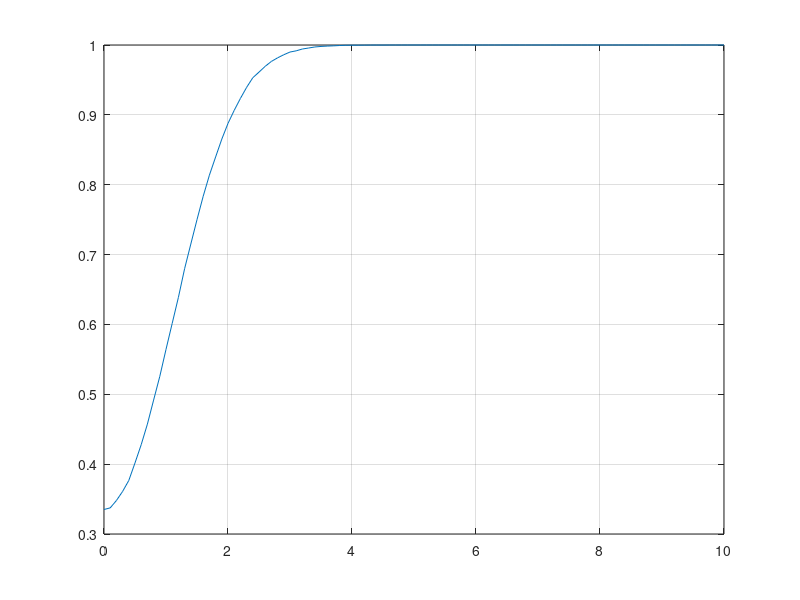
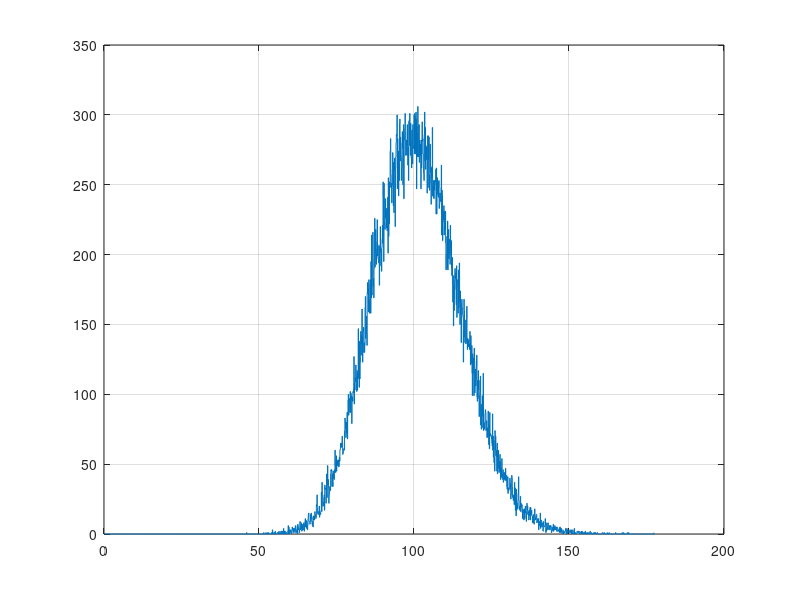
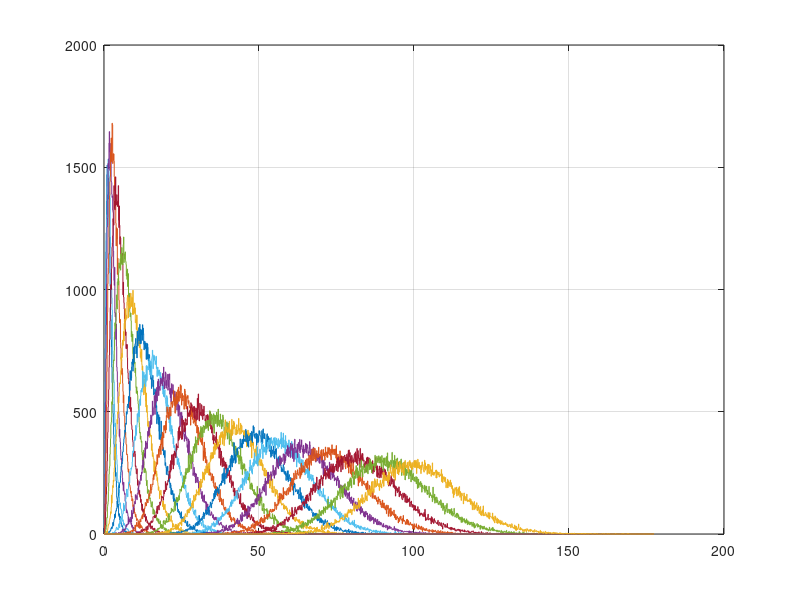
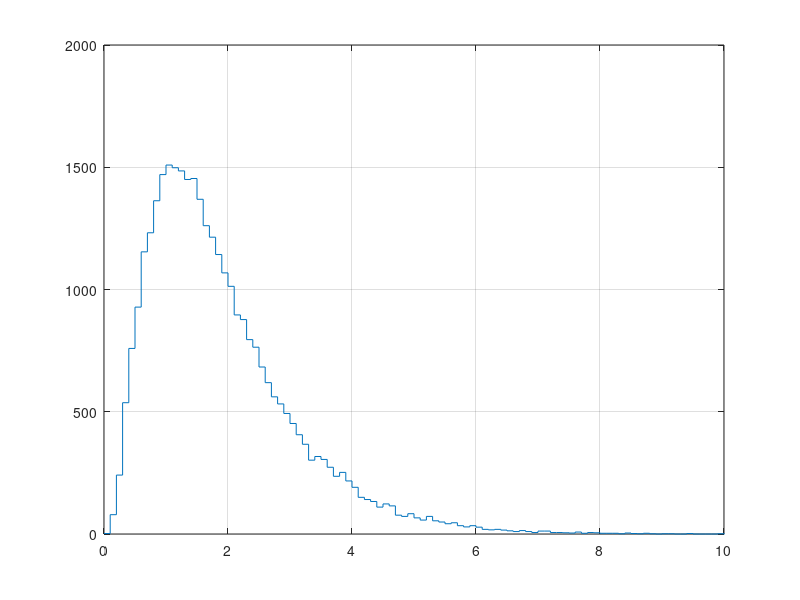

Here is the MATLAB script that generated these plots, in order:
% paola_sim
%
% statistiche peak map

N=100000;

a=0:0.1:10;
na=length(a);
peak=zeros(na,N);

for i = 1:na
    r=randn(6,N);
    nois1=r(1,:).^2+r(2,:).^2;
    nois2=r(3,:).^2+r(4,:).^2;
    sign=(r(5,:)+a(i)*sqrt(2)).^2+r(6,:).^2;
    ii=find(sign > nois1 & sign >= nois2);
    peak(i,ii)=sign(ii)/2;
    npeak(i)=length(ii)/N;
end

figure,plot(a,npeak),grid on
% figure,plot(peak','.'),grid on

amax=max(peak(:));
x=0:0.1:amax;
nx=length(x);
h=zeros(na,nx);
figure

for i = 1:5:na
    ii=find(peak(i,:));
    h(i,:)=hist(peak(i,ii),x);
    stairs(x,h(i,:)),grid on,pause(1)
end

figure,stairs(x,h'),grid on

figure,stairs(x,h(1,:)),grid on,xlim([0,10])

figure,plot(a,sum(peak')/N),grid on
figure,loglog(a,sum(peak')/N),grid on,hold on,loglog(a,sum(peak')/N,'r.')